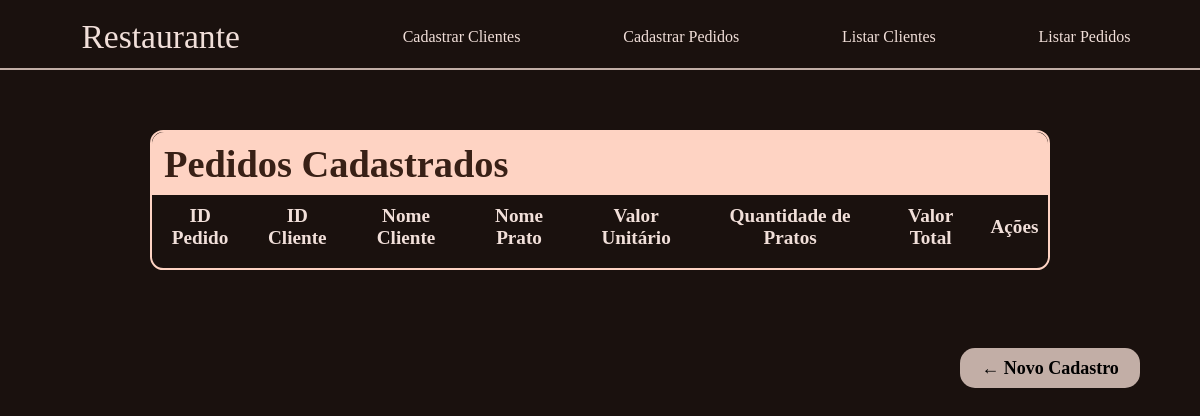
The page /listar-pedidos on the database as committed earlier.
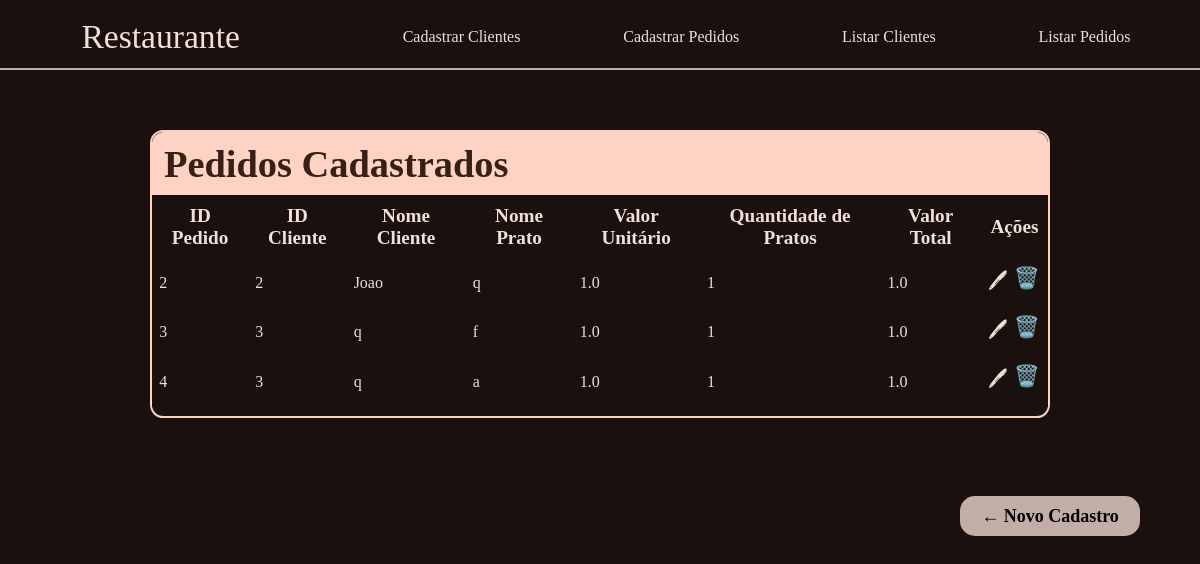
The same page on the database as committed later.
### tables this page shows
CREATE TABLE pedidos (
    id_pedido INTEGER PRIMARY KEY AUTOINCREMENT,
    id_cliente INTEGER,
    nome_prato TEXT NOT NULL,
    valor_unitario DOUBLE NOT NULL,
    qtd_pratos INTEGER NOT NULL,
    valor_total DOUBLE NOT NULL,
    FOREIGN KEY (id_cliente) REFERENCES clientes(id_cliente) ON DELETE CASCADE
    );

CREATE TABLE clientes (
        id_cliente INTEGER PRIMARY KEY AUTOINCREMENT,
        nome TEXT NOT NULL,
        email TEXT UNIQUE NOT NULL,
        telefone TEXT NOT NULL
    );

### app.py (the view)
@app.route('/listar-pedidos')
def listar_pedidos():
    conn = get_db_connection()
    cursor = conn.cursor()
    query = '''
        SELECT p.id_pedido, p.id_cliente, c.nome, p.nome_prato, p.valor_unitario, p.qtd_pratos, p.valor_total
        FROM pedidos p
        LEFT JOIN clientes c ON c.id_cliente = p.id_cliente
        ORDER BY c.nome
    '''
    cursor.execute(query)
    pedidos = cursor.fetchall()
    conn.close()
    return render_template('listar_pedidos.html', pedidos=pedidos)

### app.py (called while the page is built)
def get_db_connection():
    conn = sqlite3.connect('restaurante.db')
    conn.execute('PRAGMA foreign_keys = ON') #pro delete on cascade funcionar
    return conn

### templates/listar_pedidos.html (shortened to what this page needs)
<!DOCTYPE html>
<html lang="pt-BR">
<head>
    <link rel="stylesheet" href="{{ url_for('static', filename='style.css') }}">
</head>
<body>
    <header>
        <div class="cabecalho-navegacao">
            <nav>
                <div class="logo">
                    <a href="/">Restaurante</a>
                </div>
                <a href="/cliente" class="opcao-cabecalho">Cadastrar Clientes</a>
                <a href="/pedido" class="opcao-cabecalho">Cadastrar Pedidos</a>
                <a href="/listar-clientes" class="opcao-cabecalho">Listar Clientes</a>
                <a href="/listar-pedidos" class="opcao-cabecalho">Listar Pedidos</a>
            </nav>
        </div>
    </header>
    <main>
    <div class="bloco-formulario">
        <div class="cabecalho-formulario">
            <h1>Pedidos Cadastrados</h1>
        </div>
        <table>
            <thead>
                <tr>
                    <th>ID Pedido</th>
                    <th>ID Cliente</th>
                    <th>Nome Cliente</th>
                    <th>Nome Prato</th>
                    <th>Valor Unitário</th>
                    <th>Quantidade de Pratos</th>
                    <th>Valor Total</th>
                    <th>Ações</th>
                </tr>
            </thead>
            <tbody>
                {% for pedido in pedidos %}
                <tr>
                    <td>{{ pedido[0] }}</td>
                    <td>{{ pedido[1] }}</td>
                    <td>{{ pedido[2] }}</td>
                    <td>{{ pedido[3] }}</td>
                    <td>{{ pedido[4] }}</td>
                    <td>{{ pedido[5] }}</td>
                    <td>{{ pedido[6] }}</td>
                    <td>
                        <div class="coluna-acoes">
                            <a href="{{ url_for('editar_pedido', id_pedido=pedido[0]) }}">🖊</a>
                            <form method="post" action="{{ url_for('excluir_pedido', id_pedido=pedido[0]) }}">
                                <button class="excluir" type="submit" onclick="return confirm('Deseja excluir esse pedido?')">🗑️</button>
                            </form>
                        </div>
                    </td>
                </tr>
                {% endfor %}
            </tbody>
        </table>
    </div>
    <br>
    <a href="/pedido" class="novoCadastro">← Novo Cadastro</a>
    </main>
</body>
</html>

Rows that differ between the two databases and show on the page:
added pedidos: id_pedido "2", id_cliente "2", nome "Joao", nome_prato "q", valor_unitario "1.0", qtd_pratos "1", valor_total "1.0"
added pedidos: id_pedido "3", id_cliente "3", nome "q", nome_prato "f", valor_unitario "1.0", qtd_pratos "1", valor_total "1.0"
added pedidos: id_pedido "4", id_cliente "3", nome "q", nome_prato "a", valor_unitario "1.0", qtd_pratos "1", valor_total "1.0"
